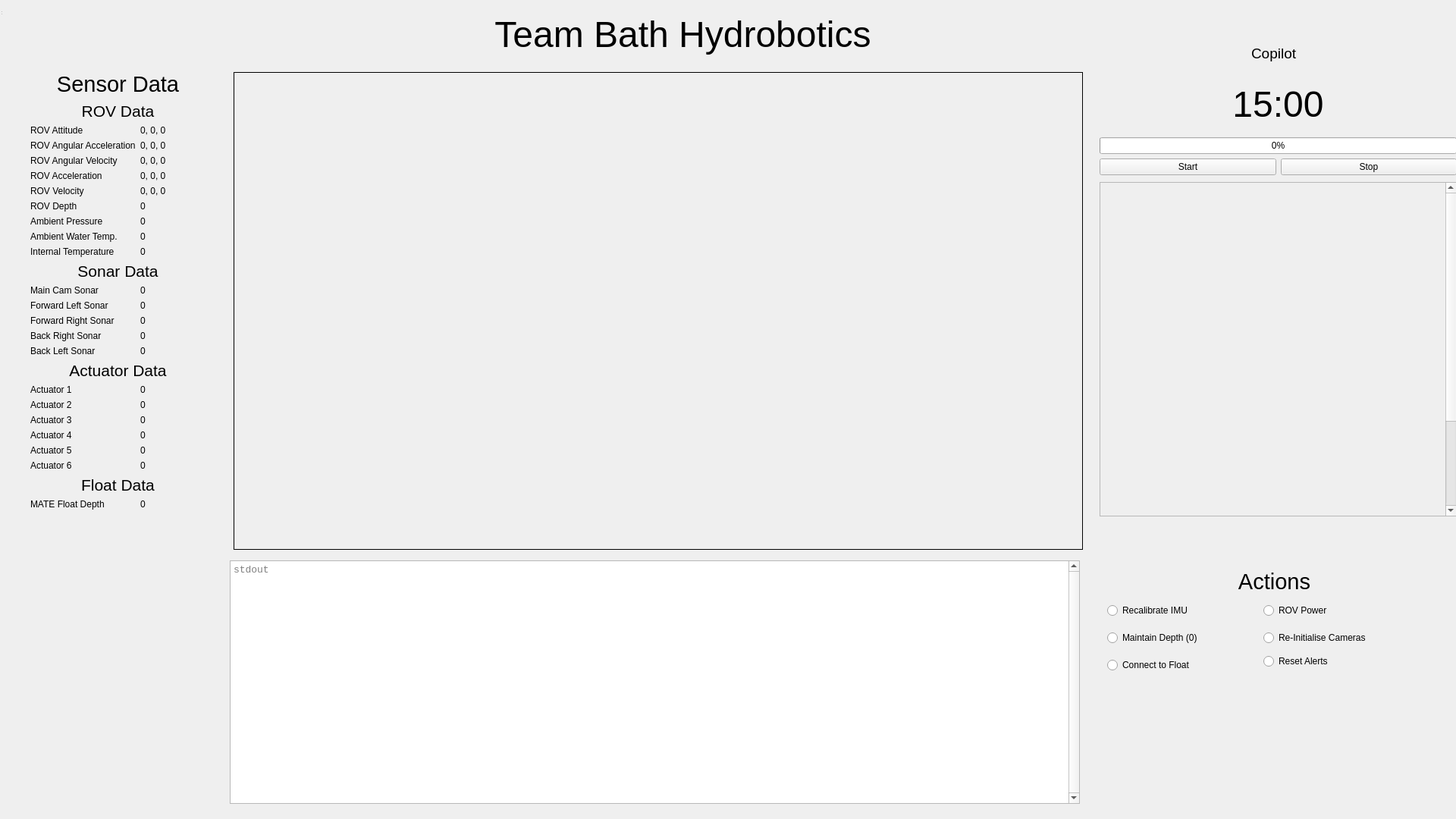
<?xml version="1.0" encoding="UTF-8"?>
<ui version="4.0">
 <class>Copilot</class>
 <widget class="QFrame" name="Copilot">
  <property name="geometry">
   <rect>
    <x>0</x>
    <y>0</y>
    <width>1920</width>
    <height>1080</height>
   </rect>
  </property>
  <property name="windowTitle">
   <string>Copilot</string>
  </property>
  <widget class="QWidget" name="Title" native="true">
   <property name="geometry">
    <rect>
     <x>0</x>
     <y>0</y>
     <width>1920</width>
     <height>90</height>
    </rect>
   </property>
   <widget class="QLabel" name="label">
    <property name="geometry">
     <rect>
      <x>580</x>
      <y>10</y>
      <width>641</width>
      <height>70</height>
     </rect>
    </property>
    <property name="font">
     <font>
      <pointsize>36</pointsize>
     </font>
    </property>
    <property name="text">
     <string>Team Bath Hydrobotics</string>
    </property>
    <property name="alignment">
     <set>Qt::AlignmentFlag::AlignCenter</set>
    </property>
   </widget>
   <widget class="QLabel" name="WindowNameLabel">
    <property name="geometry">
     <rect>
      <x>1650</x>
      <y>55</y>
      <width>81</width>
      <height>30</height>
     </rect>
    </property>
    <property name="font">
     <font>
      <pointsize>14</pointsize>
     </font>
    </property>
    <property name="text">
     <string>Copilot</string>
    </property>
   </widget>
  </widget>
  <widget class="QStatusBar" name="statusbar">
   <property name="geometry">
    <rect>
     <x>0</x>
     <y>0</y>
     <width>3</width>
     <height>21</height>
    </rect>
   </property>
  </widget>
  <widget class="QWidget" name="formLayoutWidget">
   <property name="geometry">
    <rect>
     <x>20</x>
     <y>94</y>
     <width>271</width>
     <height>961</height>
    </rect>
   </property>
   <layout class="QFormLayout" name="SensorData">
    <property name="leftMargin">
     <number>20</number>
    </property>
    <property name="topMargin">
     <number>0</number>
    </property>
    <property name="rightMargin">
     <number>20</number>
    </property>
    <property name="bottomMargin">
     <number>20</number>
    </property>
    <item row="0" column="0" colspan="2">
     <widget class="QLabel" name="SensorData_3">
      <property name="font">
       <font>
        <pointsize>22</pointsize>
       </font>
      </property>
      <property name="text">
       <string>Sensor Data</string>
      </property>
      <property name="alignment">
       <set>Qt::AlignmentFlag::AlignCenter</set>
      </property>
     </widget>
    </item>
    <item row="1" column="0" colspan="2">
     <widget class="QLabel" name="ROVData">
      <property name="font">
       <font>
        <pointsize>16</pointsize>
       </font>
      </property>
      <property name="text">
       <string>ROV Data</string>
      </property>
      <property name="alignment">
       <set>Qt::AlignmentFlag::AlignCenter</set>
      </property>
     </widget>
    </item>
    <item row="2" column="0">
     <widget class="QLabel" name="ROVAttitude">
      <property name="text">
       <string>ROV Attitude</string>
      </property>
     </widget>
    </item>
    <item row="2" column="1">
     <widget class="QLabel" name="ROVAttitudeValue">
      <property name="text">
       <string>0, 0, 0</string>
      </property>
     </widget>
    </item>
    <item row="3" column="0">
     <widget class="QLabel" name="ROVAngularAcceleration">
      <property name="text">
       <string>ROV Angular Acceleration</string>
      </property>
     </widget>
    </item>
    <item row="3" column="1">
     <widget class="QLabel" name="ROVAngularAccelerationValue">
      <property name="text">
       <string>0, 0, 0</string>
      </property>
     </widget>
    </item>
    <item row="4" column="0">
     <widget class="QLabel" name="ROVAngularVelocity">
      <property name="text">
       <string>ROV Angular Velocity</string>
      </property>
     </widget>
    </item>
    <item row="4" column="1">
     <widget class="QLabel" name="ROVAngularVelocityValue">
      <property name="text">
       <string>0, 0, 0</string>
      </property>
     </widget>
    </item>
    <item row="5" column="0">
     <widget class="QLabel" name="ROVAcceleration">
      <property name="text">
       <string>ROV Acceleration</string>
      </property>
     </widget>
    </item>
    <item row="5" column="1">
     <widget class="QLabel" name="ROVAccelerationValue">
      <property name="text">
       <string>0, 0, 0</string>
      </property>
     </widget>
    </item>
    <item row="6" column="0">
     <widget class="QLabel" name="ROVVelocity">
      <property name="text">
       <string>ROV Velocity</string>
      </property>
     </widget>
    </item>
    <item row="6" column="1">
     <widget class="QLabel" name="ROVVelocityValue">
      <property name="text">
       <string>0, 0, 0</string>
      </property>
     </widget>
    </item>
    <item row="7" column="0">
     <widget class="QLabel" name="ROVDepth">
      <property name="text">
       <string>ROV Depth</string>
      </property>
     </widget>
    </item>
    <item row="7" column="1">
     <widget class="QLabel" name="ROVDepthValue">
      <property name="text">
       <string>0</string>
      </property>
     </widget>
    </item>
    <item row="8" column="0">
     <widget class="QLabel" name="AmbientPressure">
      <property name="text">
       <string>Ambient Pressure</string>
      </property>
     </widget>
    </item>
    <item row="8" column="1">
     <widget class="QLabel" name="AmbientWaterTempValue">
      <property name="text">
       <string>0</string>
      </property>
     </widget>
    </item>
    <item row="9" column="0">
     <widget class="QLabel" name="AmbientWaterTemp">
      <property name="text">
       <string>Ambient Water Temp.</string>
      </property>
     </widget>
    </item>
    <item row="9" column="1">
     <widget class="QLabel" name="AmbientPressureValue">
      <property name="text">
       <string>0</string>
      </property>
     </widget>
    </item>
    <item row="10" column="0">
     <widget class="QLabel" name="InternalTemp">
      <property name="text">
       <string>Internal Temperature</string>
      </property>
     </widget>
    </item>
    <item row="10" column="1">
     <widget class="QLabel" name="InternalTempValue">
      <property name="text">
       <string>0</string>
      </property>
     </widget>
    </item>
    <item row="11" column="0" colspan="2">
     <widget class="QLabel" name="SonarData">
      <property name="font">
       <font>
        <pointsize>16</pointsize>
       </font>
      </property>
      <property name="text">
       <string>Sonar Data</string>
      </property>
      <property name="alignment">
       <set>Qt::AlignmentFlag::AlignCenter</set>
      </property>
     </widget>
    </item>
    <item row="12" column="0">
     <widget class="QLabel" name="MainSonar">
      <property name="text">
       <string>Main Cam Sonar</string>
      </property>
     </widget>
    </item>
    <item row="12" column="1">
     <widget class="QLabel" name="MainSonarValue">
      <property name="text">
       <string>0</string>
      </property>
     </widget>
    </item>
    <item row="13" column="0">
     <widget class="QLabel" name="FLSonar">
      <property name="text">
       <string>Forward Left Sonar</string>
      </property>
     </widget>
    </item>
    <item row="13" column="1">
     <widget class="QLabel" name="FLSonarValue">
      <property name="text">
       <string>0</string>
      </property>
     </widget>
    </item>
    <item row="14" column="0">
     <widget class="QLabel" name="FRSonar">
      <property name="text">
       <string>Forward Right Sonar</string>
      </property>
     </widget>
    </item>
    <item row="14" column="1">
     <widget class="QLabel" name="FRSonarValue">
      <property name="text">
       <string>0</string>
      </property>
     </widget>
    </item>
    <item row="15" column="0">
     <widget class="QLabel" name="BRSonar">
      <property name="text">
       <string>Back Right Sonar</string>
      </property>
     </widget>
    </item>
    <item row="15" column="1">
     <widget class="QLabel" name="BRSonarValue">
      <property name="text">
       <string>0</string>
      </property>
     </widget>
    </item>
    <item row="16" column="0">
     <widget class="QLabel" name="BLSonar">
      <property name="text">
       <string>Back Left Sonar</string>
      </property>
     </widget>
    </item>
    <item row="16" column="1">
     <widget class="QLabel" name="BLSonarValue">
      <property name="text">
       <string>0</string>
      </property>
     </widget>
    </item>
    <item row="17" column="0" colspan="2">
     <widget class="QLabel" name="ActuatorData">
      <property name="font">
       <font>
        <pointsize>16</pointsize>
       </font>
      </property>
      <property name="text">
       <string>Actuator Data</string>
      </property>
      <property name="alignment">
       <set>Qt::AlignmentFlag::AlignCenter</set>
      </property>
     </widget>
    </item>
    <item row="18" column="0">
     <widget class="QLabel" name="Actuator1">
      <property name="text">
       <string>Actuator 1</string>
      </property>
     </widget>
    </item>
    <item row="18" column="1">
     <widget class="QLabel" name="Actuator1Value">
      <property name="text">
       <string>0</string>
      </property>
     </widget>
    </item>
    <item row="19" column="0">
     <widget class="QLabel" name="Actuator2">
      <property name="text">
       <string>Actuator 2</string>
      </property>
     </widget>
    </item>
    <item row="19" column="1">
     <widget class="QLabel" name="Actuator2Value">
      <property name="text">
       <string>0</string>
      </property>
     </widget>
    </item>
    <item row="20" column="0">
     <widget class="QLabel" name="Actuator3">
      <property name="text">
       <string>Actuator 3</string>
      </property>
     </widget>
    </item>
    <item row="20" column="1">
     <widget class="QLabel" name="Actuator3Value">
      <property name="text">
       <string>0</string>
      </property>
     </widget>
    </item>
    <item row="21" column="0">
     <widget class="QLabel" name="Actuator4">
      <property name="text">
       <string>Actuator 4</string>
      </property>
     </widget>
    </item>
    <item row="21" column="1">
     <widget class="QLabel" name="Actuator4Value">
      <property name="text">
       <string>0</string>
      </property>
     </widget>
    </item>
    <item row="22" column="0">
     <widget class="QLabel" name="Actuator5">
      <property name="text">
       <string>Actuator 5</string>
      </property>
     </widget>
    </item>
    <item row="22" column="1">
     <widget class="QLabel" name="Actuator5Value">
      <property name="text">
       <string>0</string>
      </property>
     </widget>
    </item>
    <item row="23" column="0">
     <widget class="QLabel" name="Actuator6">
      <property name="text">
       <string>Actuator 6</string>
      </property>
     </widget>
    </item>
    <item row="23" column="1">
     <widget class="QLabel" name="Actuator6Value">
      <property name="text">
       <string>0</string>
      </property>
     </widget>
    </item>
    <item row="24" column="0" colspan="2">
     <widget class="QLabel" name="PeripheralData">
      <property name="font">
       <font>
        <pointsize>16</pointsize>
       </font>
      </property>
      <property name="text">
       <string>Float Data</string>
      </property>
      <property name="alignment">
       <set>Qt::AlignmentFlag::AlignCenter</set>
      </property>
     </widget>
    </item>
    <item row="25" column="0">
     <widget class="QLabel" name="MateFloatDepth">
      <property name="text">
       <string>MATE Float Depth</string>
      </property>
     </widget>
    </item>
    <item row="25" column="1">
     <widget class="QLabel" name="MATEFloatDepthValue">
      <property name="text">
       <string>0</string>
      </property>
     </widget>
    </item>
   </layout>
  </widget>
  <widget class="QWidget" name="formLayoutWidget_3">
   <property name="geometry">
    <rect>
     <x>1440</x>
     <y>750</y>
     <width>481</width>
     <height>311</height>
    </rect>
   </property>
   <layout class="QFormLayout" name="SensorData_2">
    <property name="labelAlignment">
     <set>Qt::AlignmentFlag::AlignRight|Qt::AlignmentFlag::AlignTop|Qt::AlignmentFlag::AlignTrailing</set>
    </property>
    <property name="leftMargin">
     <number>20</number>
    </property>
    <property name="topMargin">
     <number>0</number>
    </property>
    <property name="rightMargin">
     <number>20</number>
    </property>
    <property name="bottomMargin">
     <number>20</number>
    </property>
    <item row="0" column="0" colspan="2">
     <widget class="QLabel" name="Actions">
      <property name="font">
       <font>
        <pointsize>22</pointsize>
       </font>
      </property>
      <property name="text">
       <string>Actions</string>
      </property>
      <property name="alignment">
       <set>Qt::AlignmentFlag::AlignCenter</set>
      </property>
     </widget>
    </item>
    <item row="1" column="0">
     <widget class="QRadioButton" name="RecalibrateIMUAction">
      <property name="enabled">
       <bool>true</bool>
      </property>
      <property name="minimumSize">
       <size>
        <width>200</width>
        <height>30</height>
       </size>
      </property>
      <property name="text">
       <string>Recalibrate IMU</string>
      </property>
      <property name="autoExclusive">
       <bool>false</bool>
      </property>
     </widget>
    </item>
    <item row="1" column="1">
     <widget class="QRadioButton" name="ROVPowerAction">
      <property name="enabled">
       <bool>true</bool>
      </property>
      <property name="minimumSize">
       <size>
        <width>150</width>
        <height>30</height>
       </size>
      </property>
      <property name="text">
       <string>ROV Power</string>
      </property>
      <property name="checkable">
       <bool>true</bool>
      </property>
      <property name="checked">
       <bool>false</bool>
      </property>
      <property name="autoExclusive">
       <bool>false</bool>
      </property>
     </widget>
    </item>
    <item row="2" column="0">
     <widget class="QRadioButton" name="MaintainDepthAction">
      <property name="enabled">
       <bool>true</bool>
      </property>
      <property name="minimumSize">
       <size>
        <width>200</width>
        <height>30</height>
       </size>
      </property>
      <property name="text">
       <string>Maintain Depth (0)</string>
      </property>
      <property name="autoExclusive">
       <bool>false</bool>
      </property>
     </widget>
    </item>
    <item row="2" column="1">
     <widget class="QRadioButton" name="ReinitialiseCameras">
      <property name="enabled">
       <bool>true</bool>
      </property>
      <property name="minimumSize">
       <size>
        <width>200</width>
        <height>30</height>
       </size>
      </property>
      <property name="text">
       <string>Re-Initialise Cameras</string>
      </property>
      <property name="autoExclusive">
       <bool>false</bool>
      </property>
     </widget>
    </item>
    <item row="4" column="0">
     <widget class="QRadioButton" name="ConnectFloatAction">
      <property name="minimumSize">
       <size>
        <width>200</width>
        <height>30</height>
       </size>
      </property>
      <property name="text">
       <string>Connect to Float</string>
      </property>
     </widget>
    </item>
    <item row="4" column="1">
     <widget class="QRadioButton" name="ResetAlerts">
      <property name="text">
       <string>Reset Alerts</string>
      </property>
      <property name="checked">
       <bool>false</bool>
      </property>
      <property name="autoRepeat">
       <bool>false</bool>
      </property>
      <property name="autoExclusive">
       <bool>false</bool>
      </property>
     </widget>
    </item>
   </layout>
  </widget>
  <widget class="QPlainTextEdit" name="Stdout">
   <property name="geometry">
    <rect>
     <x>303</x>
     <y>739</y>
     <width>1121</width>
     <height>321</height>
    </rect>
   </property>
   <property name="font">
    <font>
     <family>Consolas</family>
     <pointsize>10</pointsize>
    </font>
   </property>
   <property name="verticalScrollBarPolicy">
    <enum>Qt::ScrollBarPolicy::ScrollBarAlwaysOn</enum>
   </property>
   <property name="documentTitle">
    <string/>
   </property>
   <property name="readOnly">
    <bool>true</bool>
   </property>
   <property name="placeholderText">
    <string>stdout</string>
   </property>
  </widget>
  <widget class="QLabel" name="MainCameraView">
   <property name="geometry">
    <rect>
     <x>308</x>
     <y>95</y>
     <width>1120</width>
     <height>630</height>
    </rect>
   </property>
   <property name="autoFillBackground">
    <bool>false</bool>
   </property>
   <property name="frameShape">
    <enum>QFrame::Shape::Box</enum>
   </property>
   <property name="text">
    <string/>
   </property>
   <property name="pixmap">
    <pixmap>../../../../Downloads/HYDROROBOTICSLOGO.png</pixmap>
   </property>
   <property name="alignment">
    <set>Qt::AlignmentFlag::AlignCenter</set>
   </property>
  </widget>
  <widget class="QWidget" name="gridLayoutWidget">
   <property name="geometry">
    <rect>
     <x>1450</x>
     <y>100</y>
     <width>471</width>
     <height>131</height>
    </rect>
   </property>
   <layout class="QGridLayout" name="Timer">
    <item row="3" column="0">
     <widget class="QPushButton" name="startTimeButton">
      <property name="text">
       <string>Start</string>
      </property>
     </widget>
    </item>
    <item row="3" column="1">
     <widget class="QPushButton" name="stopTimeButton">
      <property name="text">
       <string>Stop</string>
      </property>
     </widget>
    </item>
    <item row="0" column="0" colspan="2">
     <widget class="QLabel" name="remainingTime">
      <property name="font">
       <font>
        <pointsize>36</pointsize>
       </font>
      </property>
      <property name="text">
       <string>15:00</string>
      </property>
      <property name="alignment">
       <set>Qt::AlignmentFlag::AlignCenter</set>
      </property>
     </widget>
    </item>
    <item row="1" column="0" colspan="2">
     <widget class="QProgressBar" name="progressTimeBar">
      <property name="value">
       <number>0</number>
      </property>
     </widget>
    </item>
   </layout>
  </widget>
  <widget class="QScrollArea" name="TaskList">
   <property name="geometry">
    <rect>
     <x>1450</x>
     <y>240</y>
     <width>471</width>
     <height>441</height>
    </rect>
   </property>
   <property name="widgetResizable">
    <bool>false</bool>
   </property>
   <widget class="QWidget" name="TaskListContents">
    <property name="geometry">
     <rect>
      <x>0</x>
      <y>0</y>
      <width>450</width>
      <height>600</height>
     </rect>
    </property>
    <property name="sizePolicy">
     <sizepolicy hsizetype="Preferred" vsizetype="Expanding">
      <horstretch>0</horstretch>
      <verstretch>0</verstretch>
     </sizepolicy>
    </property>
   </widget>
  </widget>
 </widget>
 <resources/>
 <connections/>
</ui>
